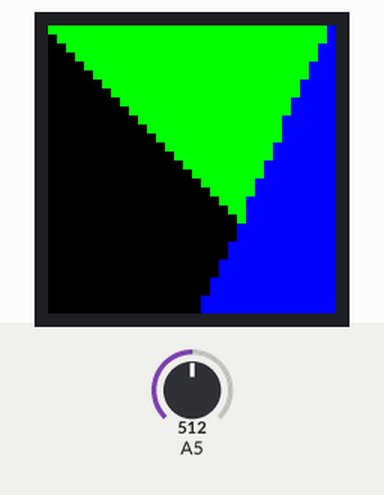
Bench run of a sketch on a simulated Arduino Mega 2560, built with avr-gcc and run on an emulated ATmega2560. Shown: 32×32 colour display. The test bench sets the inputs (shaded band); at power-on: A5 = 512.

Above: at 1.2 s.
1.3 s: A5 set to 1023
At 2.8 s:
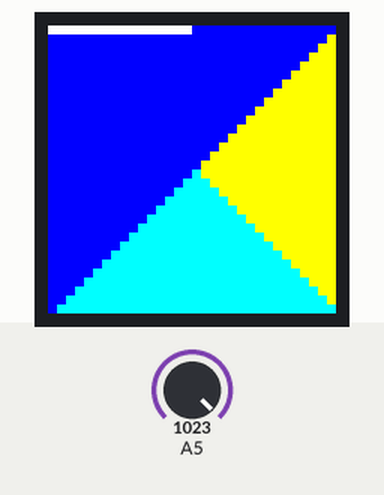
4.3 s: A5 set to 900
At 4.45 s:
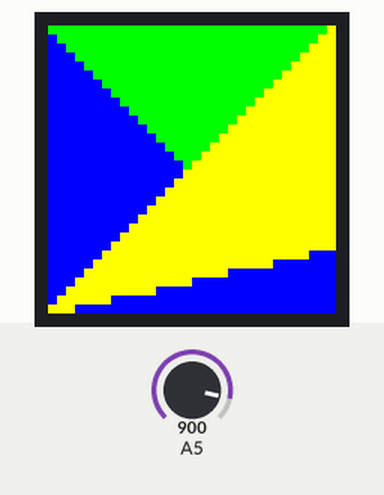
5.8 s: A5 set to 716
At 5.96 s:
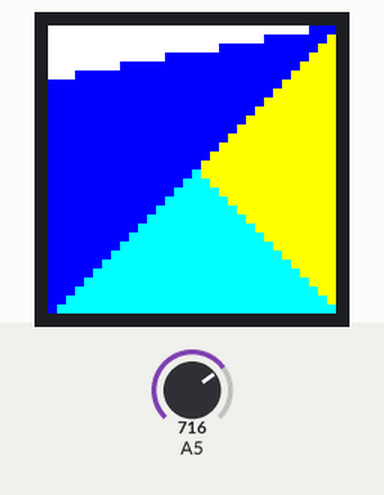
Timing chart, 0 to 8.8 s (numbered marks = the images above; inputs shaded):
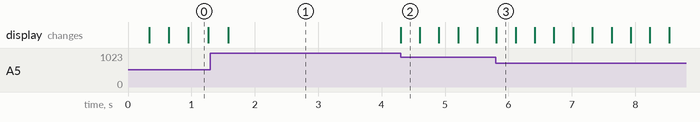

The sketch:

Retroball_Moving_Solid_Rainbow_Lines.ino
```cpp
// Colored Solid Patterns which move around the screen - change speed with bottom left potentiometer.
// This code is based on the Adafruit graphics and RGBmatrix panel library

#include <Adafruit_GFX.h>   // Core graphics library
#include <RGBmatrixPanel.h> // Hardware-specific library

// If your 32x32 matrix has the SINGLE HEADER input,
// use this pinout:
#define CLK 8  // MUST be on PORTB! (Use pin 11 on Mega)
#define OE  9
#define LAT 10
#define A   A0
#define B   A1
#define C   A2
#define D   A3

RGBmatrixPanel matrix(A, B, C, D, CLK, LAT, OE, false);

const int buttonSelect = 12;
const int buttonPause = 11;
int myColor = 0;
int redColor = 0;
int greenColor = 0;
int blueColor = 0;
int lineX = 0;
int lineY = 0;
int myDelay = 5;

void setup() {
  pinMode(buttonSelect, INPUT_PULLUP);
  pinMode(buttonPause, INPUT_PULLUP);
  matrix.begin();
}

void loop() {
    for(lineX = 0; lineX < 32; lineX++){
        matrix.drawLine(0, 0, 31, lineX, matrix.Color333(7, 0, 0));
        delay((1023 - analogRead(A5)) / 50);
        //matrix.fillScreen(matrix.Color333(0, 0, 0));
    }
    for(lineX = 0; lineX < 32; lineX++){
        matrix.drawLine(lineX, 0, 31, 31, matrix.Color333(0, 7, 0));
        delay((1023 - analogRead(A5)) / 50);
        //matrix.fillScreen(matrix.Color333(0, 0, 0));
    }
    for(lineX = 31; lineX != 0; lineX--){
        matrix.drawLine(31, 0, lineX, 31, matrix.Color333(0, 0, 7));
        delay((1023 - analogRead(A5)) / 50);
        //matrix.fillScreen(matrix.Color333(0, 0, 0));
    }
    for(lineX = 0; lineX < 32; lineX++){
        matrix.drawLine(31, lineX, 0, 31, matrix.Color333(7, 7, 0));
        delay((1023 - analogRead(A5)) / 50);
        //matrix.fillScreen(matrix.Color333(0, 0, 0));
    }
    for(lineX = 31; lineX != 0; lineX--){
        matrix.drawLine(31, 31, 0, lineX, matrix.Color333(7, 0, 7));
        delay((1023 - analogRead(A5)) / 50);
        //matrix.fillScreen(matrix.Color333(0, 0, 0));
    }
    for(lineX = 31; lineX != 0; lineX--){
        matrix.drawLine(lineX, 31, 0, 0, matrix.Color333(0, 7, 7));
        delay((1023 - analogRead(A5)) / 50);
        //matrix.fillScreen(matrix.Color333(0, 0, 0));
    }
    for(lineX = 0; lineX < 32; lineX++){
        matrix.drawLine(0, 31, lineX, 0, matrix.Color333(7, 7, 7));
        delay((1023 - analogRead(A5)) / 50);
        //matrix.fillScreen(matrix.Color333(0, 0, 0));
    }
    for(lineX = 31; lineX != 0; lineX--){
        matrix.drawLine(0, lineX, 31, 0, matrix.Color333(0, 0, 7));
        delay((1023 - analogRead(A5)) / 50);
        //matrix.fillScreen(matrix.Color333(0, 0, 0));
    }
}
```

Measured:
- after the input at 4.3 s, the display: changes at once (image 2)
